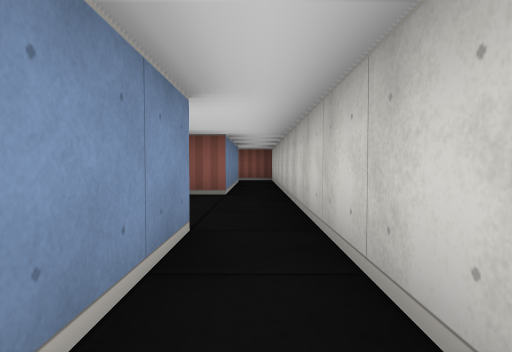
View 1 (above)

14 first-person views from a walk through a cub3D maze. The camera is about half as high as the walls, tilts 2° down and sees 75° across. The floor is counted in squares. Each view is taken from the middle of a square. On the plan, view 1 faces up. The plan holds only what a view shows up to about 9 squares ahead; the rest is blank.

View 2
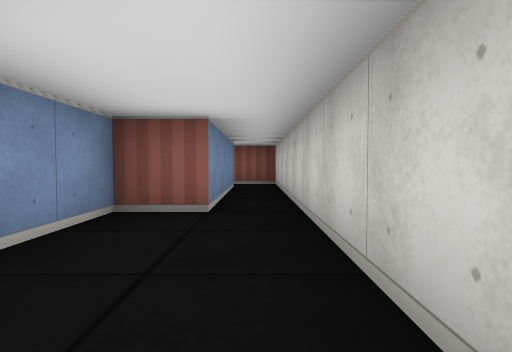

View 3
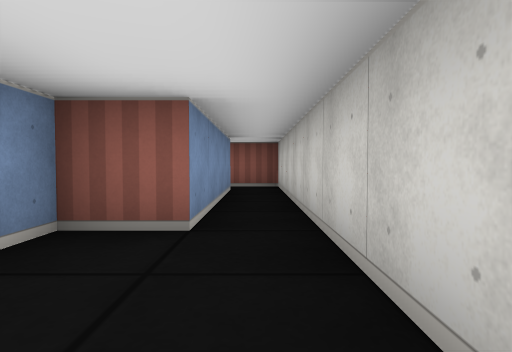

View 4
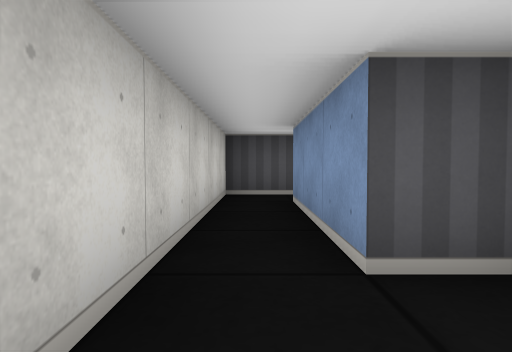

View 5
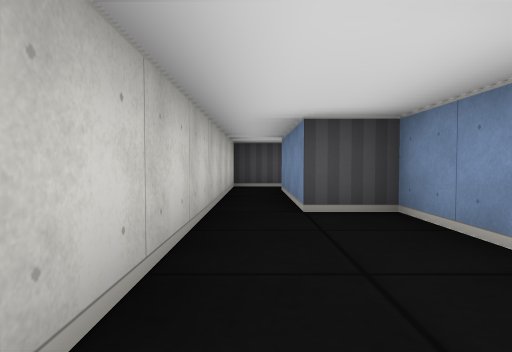

View 6
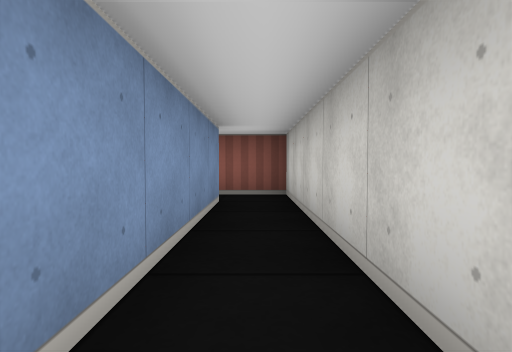

View 7
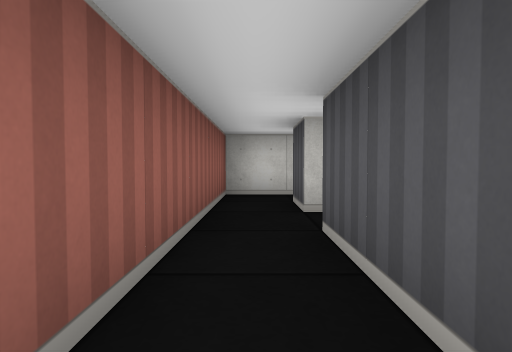

View 8
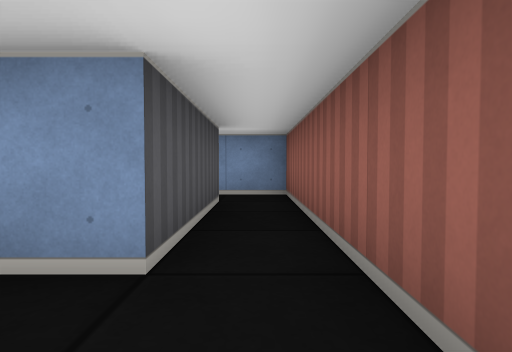

View 9
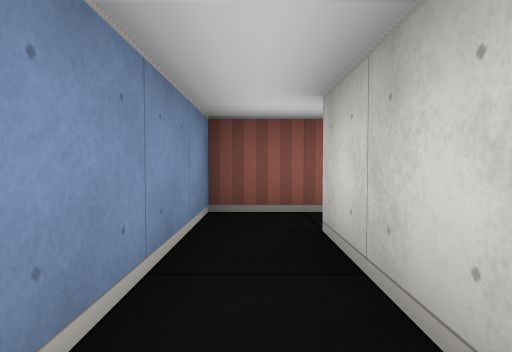

View 10
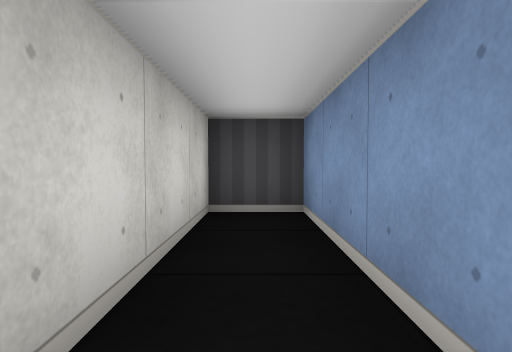

View 11
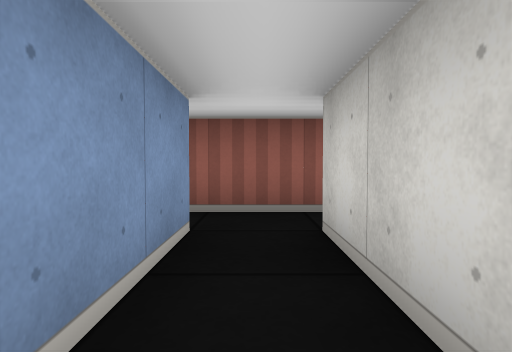

View 12
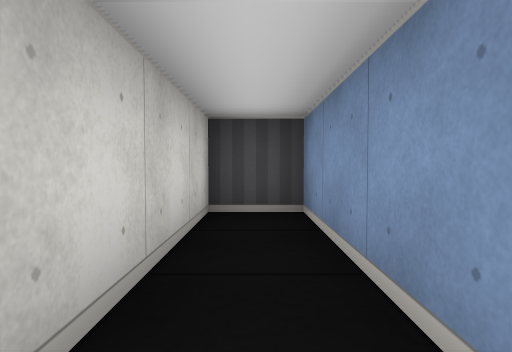

View 13
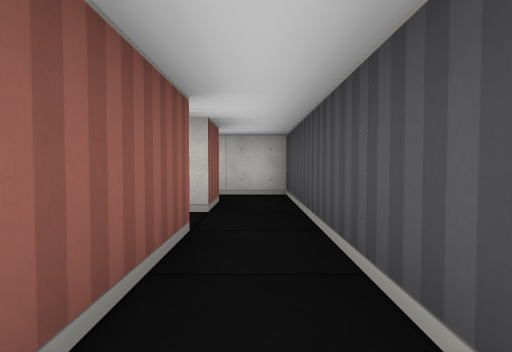

View 14
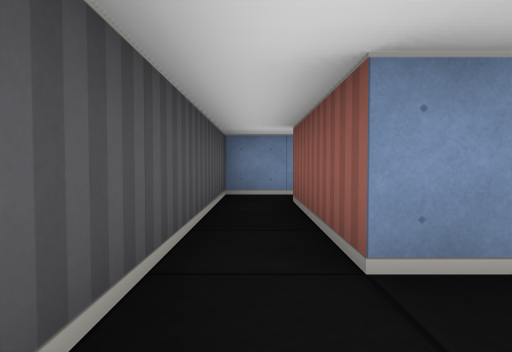

### Floor plan
Points are (right, up) in squares from view 1. A wall is a line through its corners. A room is listed if a view was taken in it or the views show most of it. See-through windows are left out.
Room 1 (views 1, 2, 3, 4, 5, 6)
walls: (-0.5, -1.5) (0.5, -1.5) (0.5, 10.5) (-0.5, 10.5); (-0.5, 9.5) (-0.5, 5.5) (-1.5, 5.5) (-1.5, 2.5) (-0.5, 2.5) (-0.5, -0.5)
ways out: opening at (-1, 10) to room 3; opening at (-1, -1) to room 4
Room 2 (views 7, 9, 10)
walls: (-2.5, 10.5) (-6.5, 10.5) (-6.5, 6.5) (-5.5, 6.5) (-5.5, 9.5) (-2.5, 9.5)
ways out: opening at (-3, 10) to room 3
Room 3 (views 8, 11, 12)
walls: (-2.5, 9.5) (-2.5, 6.5) (-1.5, 6.5) (-1.5, 9.5) (-0.5, 9.5); (-0.5, 10.5) (-2.5, 10.5)
ways out: opening at (-1, 10) to room 1; opening at (-3, 10) to room 2
Room 4 (views 13, 14)
walls: (-2.5, 0.2) (-2.5, -0.5) (-5.5, -0.5); (-6.5, -0.4) (-6.5, -1.5) (-0.5, -1.5); (-0.5, -0.5) (-1.5, -0.5)
ways out: opening at (-1, -1) to room 1

Positions as (right, up) in squares from view 1, and headings:
1: (0, 0), facing up
2: (0, 2), facing up
3: (0, 3), facing up
4: (0, 4), facing down
5: (0, 6), facing down
6: (0, 5), facing up
7: (-5, 10), facing right
8: (-1, 10), facing left
9: (-6, 7), facing up
10: (-6, 10), facing down
11: (-2, 7), facing up
12: (-2, 10), facing down
13: (-5, -1), facing right
14: (-1, -1), facing left
